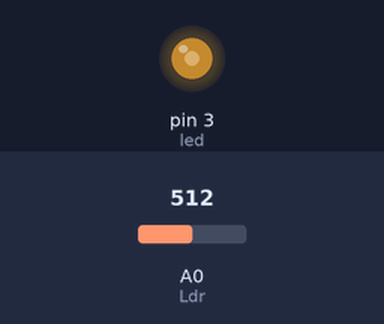
Bench run of a sketch on a simulated Arduino Uno, built with avr-gcc and run on an emulated ATmega328P. Shown: output pins drawn as LEDs (lit = HIGH). Inputs (shaded band) come from the test bench; at power-on: A0 (Ldr) = 512.

Above: at 1.2 s.
1.3 s: A0 (Ldr) set to 716
At 1.8 s:
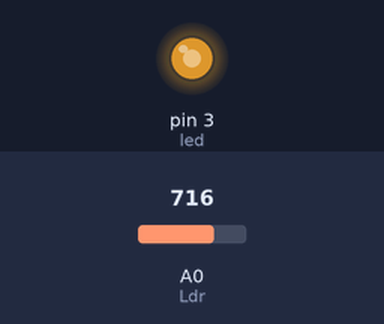
2.8 s: A0 (Ldr) set to 900
At 4.0 s:
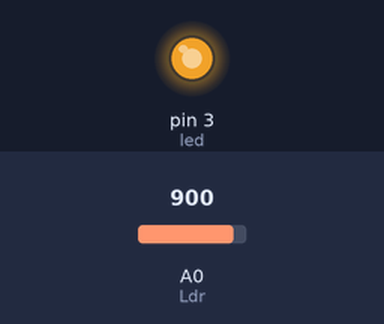
4.3 s: A0 (Ldr) set to 122
At 5.3 s:
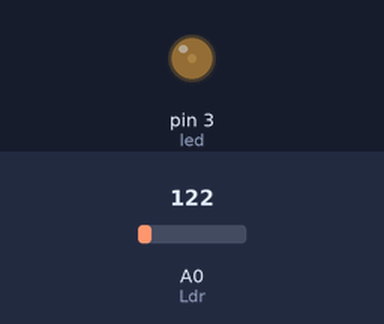
5.8 s: A0 (Ldr) set to 0
At 6.4 s:
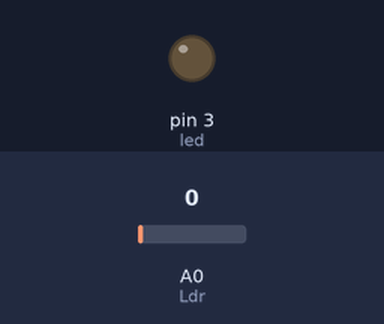
7.3 s: A0 (Ldr) set to 511
At 7.6 s:
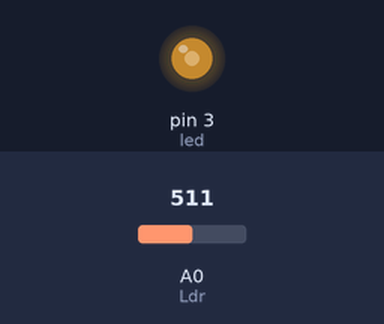
Timing chart, 0 to 9.8 s (numbered marks = the images above; inputs shaded):
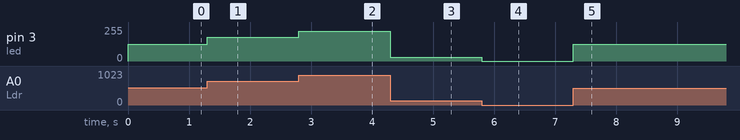

Measured:
- after the input at 1.3 s, pin 3 (led): 127/255 → 178/255 at once
- after the input at 2.8 s, pin 3 (led): 178/255 → 224/255 at once
- after the input at 4.3 s, pin 3 (led): 224/255 → 30/255 at once
- after the input at 5.8 s, pin 3 (led): 30/255 → 0/255 at once
- after the input at 7.3 s, pin 3 (led): 0/255 → 127/255 at once

The sketch:

ldr_ile_parlakl_k_kontorulu.ino
```cpp
#define Ldr A0
#define led 3
int Isik_siddeti=0;
void setup() {
pinMode(led,OUTPUT);

}

void loop() {
  int Ldr_deger =analogRead(Ldr);
  Isik_siddeti =map(Ldr_deger,0,1023,0,255);
  analogWrite(led,Isik_siddeti);
}
```
